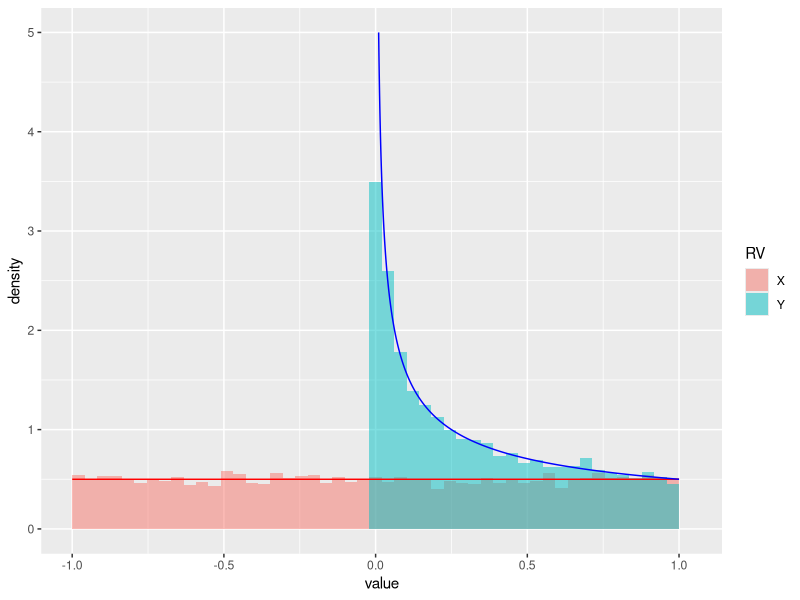

This chart was generated by the following R code:
## ---- chunk 1
# Draw samples to plot
set.seed(0)
n <- 10000
x <- runif(n, min=-1, max=1)
y <- runif(n, min=-1, max=1)^2

# Dataframe of samples
df <- data.frame(value=c(x, y), RV=c(
  rep("X", n),
  rep("Y", n)
))

# Dataframe with analytically computed density of Y
df_y_analytic <- data.frame(y=seq(1e-2, 1, length.out=1000))
df_y_analytic$density <- 1 / (2 * sqrt(df_y_analytic$y))

library(ggplot2)
ggplot(df) +
  geom_histogram(aes(x=value, after_stat(density), fill=RV), alpha=0.5, bins=50, position = "identity") +
  stat_function(fun = function(u) 1/2, color="red") +
  geom_path(data=df_y_analytic, aes(x=y, y=density), color="blue")
